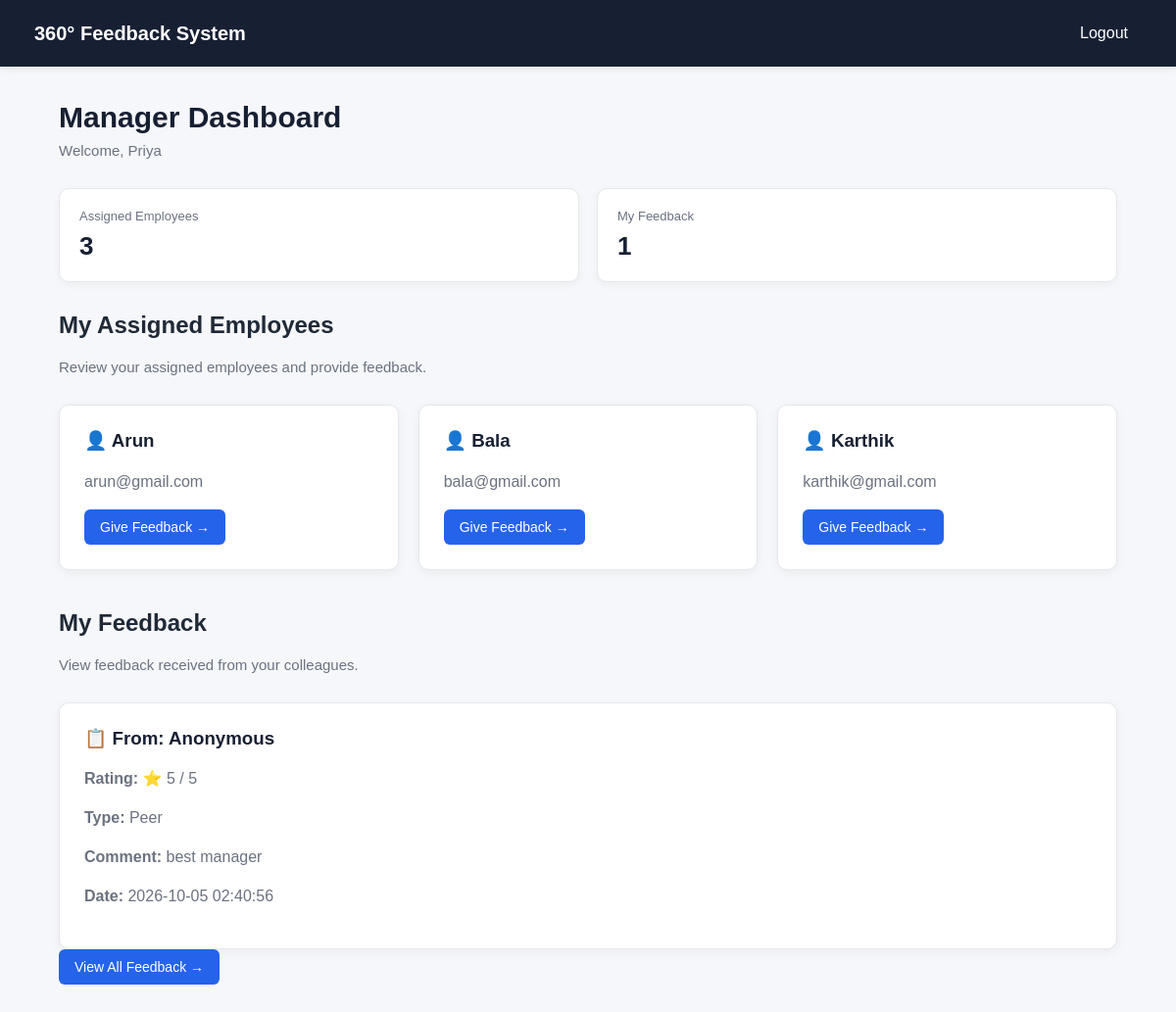
Screenshot of /manager (signed in) with the database file from the repository.
### tables this page shows
CREATE TABLE users (
            id INTEGER PRIMARY KEY AUTOINCREMENT,
            name TEXT NOT NULL,
            email TEXT UNIQUE NOT NULL,
            password TEXT NOT NULL,
            role TEXT NOT NULL
        );

CREATE TABLE feedback (
            id INTEGER PRIMARY KEY AUTOINCREMENT,
            from_user_id INTEGER NOT NULL,
            to_user_id INTEGER NOT NULL,
            rating INTEGER NOT NULL,
            comment TEXT NOT NULL,
            feedback_type TEXT NOT NULL,
            created_at TIMESTAMP DEFAULT CURRENT_TIMESTAMP,
            FOREIGN KEY (from_user_id) REFERENCES users(id),
            FOREIGN KEY (to_user_id) REFERENCES users(id)
        );

### app.py (the view)
@app.route("/manager")
def manager_dashboard():
    if "user_id" not in session or session["role"] != "manager":
        return redirect(url_for("login"))
    conn = get_db_connection()
    employees = conn.execute("""
        SELECT
            users.id,
            users.name,
            users.email

        FROM manager_assignments

        JOIN users
            ON manager_assignments.employee_id = users.id

        WHERE manager_assignments.manager_id = ?

        ORDER BY users.name
    """, (session["user_id"],)).fetchall()
    feedback = conn.execute("""
        SELECT
            feedback.id,
            feedback.rating,
            feedback.comment,
            feedback.feedback_type,
            feedback.created_at

        FROM feedback

        WHERE feedback.to_user_id = ?

        ORDER BY feedback.created_at DESC
    """, (session["user_id"],)).fetchall()
    total_feedback = len(feedback)
    conn.close()
    return render_template(
        "manager_dashboard.html",
        name=session["name"],
        employees=employees,
        feedback=feedback,
        total_feedback=total_feedback
    )

### app.py (called while the page is built)
def get_db_connection():
    conn = sqlite3.connect(DATABASE)
    conn.row_factory = sqlite3.Row
    return conn

### templates/manager_dashboard.html (shortened to what this page needs)
<!DOCTYPE html>
<html lang="en">
<head>
    <link rel="stylesheet"
          href="{{ url_for('static', filename='style.css') }}">
</head>
<body>
    <div class="navbar">
        <h2>360° Feedback System</h2>
        <a class="logout"
           href="{{ url_for('logout') }}">
            Logout
        </a>
    </div>
    <div class="container">
        <div class="welcome">
            <h1>Manager Dashboard</h1>
            <p>
                Welcome, {{ name }}
            </p>
        </div>
        <div class="stats">
            <div class="stat-card">
                <div class="stat-title">
                    Assigned Employees
                </div>
                <div class="stat-value">
                    {{ employees|length }}
                </div>
            </div>
            <div class="stat-card">
                <div class="stat-title">
                    My Feedback
                </div>
                <div class="stat-value">
                    {{ total_feedback }}
                </div>
            </div>
        </div>
        <div class="welcome" style="margin-top: 30px;">
            <h2>My Assigned Employees</h2>
            <p>
                Review your assigned employees and provide feedback.
            </p>
        </div>
        {% if employees %}
            <div class="cards">
                {% for employee in employees %}
                    <div class="card">
                        <h3>
                            👤 {{ employee["name"] }}
                        </h3>
                        <p>
                            {{ employee["email"] }}
                        </p>
                        <a
                            class="button"
                            href="{{ url_for(
                                'manager_feedback',
                                employee_id=employee['id']
                            ) }}"
                        >
                            Give Feedback →
                        </a>
                    </div>
                {% endfor %}
            </div>
        {% endif %}
        <div class="welcome" style="margin-top: 40px;">
            <h2>My Feedback</h2>
            <p>
                View feedback received from your colleagues.
            </p>
        </div>
        {% if feedback %}
            <div class="cards">
                {% for item in feedback %}
                    <div class="card">
                        <h3>📋 From: Anonymous</h3>
                        <p>
                            <strong>Rating:</strong>
                            ⭐ {{ item["rating"] }} / 5
                        </p>
                        <p>
                            <strong>Type:</strong>
                            {{ item["feedback_type"]|capitalize }}
                        </p>
                        <p>
                            <strong>Comment:</strong>
                            {{ item["comment"] }}
                        </p>
                        <p>
                            <strong>Date:</strong>
                            {{ item["created_at"] }}
                        </p>
                    </div>
                {% endfor %}
            </div>
            <a class="button" href="{{ url_for('my_feedback') }}">
                View All Feedback →
            </a>
        {% endif %}
    </div>
</body>
</html>

### static/style.css (style rules this page uses)
* { box-sizing: border-box; }
body { margin: 0; font-family: Arial, Helvetica, sans-serif; background: #f5f7fa; color: #1f2937; }
.navbar { background: #172033; color: white; padding: 17px 35px; display: flex; justify-content: space-between; align-items: center; box-shadow: 0 2px 8px rgba(0, 0, 0, 0.08); }
.navbar h2 { margin: 0; font-size: 20px; font-weight: 600; }
.navbar a { color: white; text-decoration: none; }
.logout { padding: 8px 14px; border-radius: 6px; transition: 0.2s; }
.container { width: 90%; max-width: 1100px; margin: 35px auto; }
.welcome { margin-bottom: 30px; }
.welcome h1 { margin-bottom: 8px; font-size: 30px; color: #172033; }
.welcome p { margin: 0; color: #6b7280; font-size: 15px; }
.cards { display: grid; grid-template-columns: repeat(auto-fit, minmax(230px, 1fr)); gap: 20px; }
.card { background: white; padding: 25px; border-radius: 10px; border: 1px solid #e5e7eb; box-shadow: 0 3px 12px rgba(0, 0, 0, 0.05); transition: transform 0.2s, box-shadow 0.2s; }
.card h2, .card h3 { margin-top: 0; color: #172033; }
.card p { color: #6b7280; line-height: 1.5; }
.button, button { display: inline-block; padding: 10px 16px; background: #2563eb; color: white; border: none; border-radius: 6px; text-decoration: none; cursor: pointer; font-size: 14px; transition: background 0.2s, transform 0.1s; }
.stats { display: grid; grid-template-columns: repeat(auto-fit, minmax(180px, 1fr)); gap: 18px; margin-bottom: 25px; }
.stat-card { background: white; padding: 20px; border-radius: 10px; border: 1px solid #e5e7eb; box-shadow: 0 3px 10px rgba(0, 0, 0, 0.04); }
.stat-title { color: #6b7280; font-size: 13px; margin-bottom: 8px; }
.stat-value { color: #172033; font-size: 26px; font-weight: bold; }

### rows the page displays
users: name "Arun", email "arun@gmail.com"
users: name "Bala", email "bala@gmail.com"
users: name "Karthik", email "karthik@gmail.com"
feedback: rating "5", feedback_type "Peer", comment "best manager", created_at "2026-10-05 02:40:56"

### other values shown
{{ name }} "Priya"
{{ employees|length }} "3"
{{ total_feedback }} "1"
